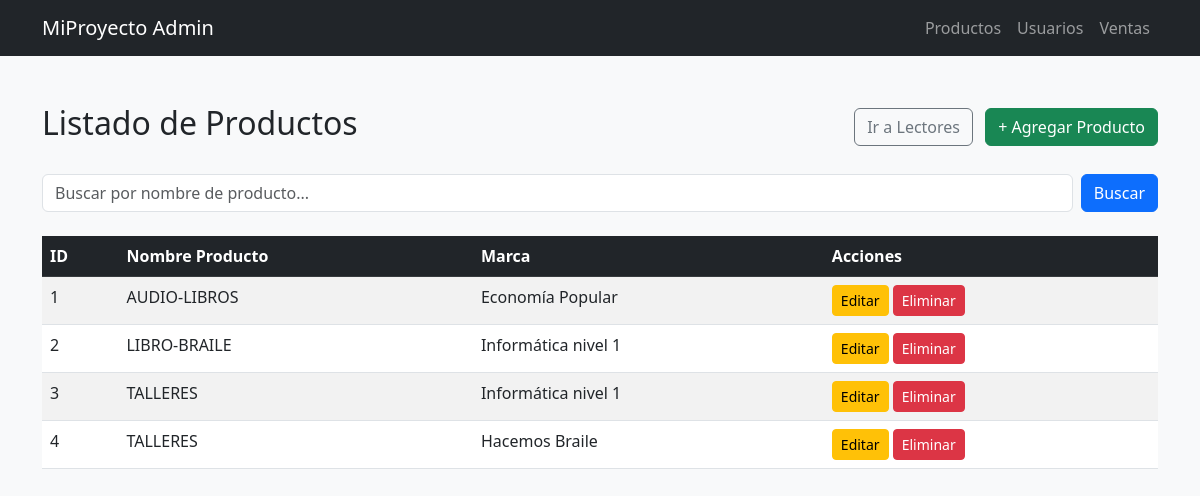
The page /gestion/productos/ on the database its author committed.
### Administrador/models.py (models this page shows, shortened)
class Productos(models.Model):
    nombre_producto = models.CharField(max_length=30)
    marca_producto = models.CharField(max_length=20)

### Administrador/views.py (the view)
# urls.py: path('productos/', views.productos, name='listar_productos'),
def productos(request):
    lista_productos = Productos.objects.all()
    return render(request, 'administrador/productos.html', {'productos': lista_productos})

### Administrador/templates/administrador/productos.html (shortened to what this page needs)
{% extends 'administrador/base.html' %}
{% block content %}
<div class="py-4">
    <div class="d-flex justify-content-between align-items-center mb-4">
        <h2>Listado de Productos</h2>
        <div>
            <a href="{% url 'listar_lectores' %}" class="btn btn-outline-secondary me-2">Ir a Lectores</a>
            <a href="{% url 'crear_producto' %}" class="btn btn-success">+ Agregar Producto</a>
        </div>
    </div>
    <form method="GET" class="mb-4 d-flex gap-2">
        <input type="text" name="busqueda" class="form-control" placeholder="Buscar por nombre de producto..." value="{{ busqueda }}">
        <button type="submit" class="btn btn-primary">Buscar</button>
    </form>
    <table class="table table-striped table-hover">
        <thead class="table-dark">
            <tr>
                <th>ID</th>
                <th>Nombre Producto</th>
                <th>Marca</th>
                <th>Acciones</th>
            </tr>
        </thead>
        <tbody>
            {% for producto in productos %}
            <tr>
                <td>{{ producto.id }}</td>
                <td>{{ producto.nombre_producto }}</td>
                <td>{{ producto.marca_producto }}</td>
                <td>
                    <a href="{% url 'editar_producto' producto.pk %}" class="btn btn-sm btn-warning">Editar</a>
                    <a href="{% url 'eliminar_producto' producto.pk %}" class="btn btn-sm btn-danger">Eliminar</a>
                </td>
            </tr>
            {% empty %}
            <tr>
                <td colspan="4" class="text-center text-muted">No se encontraron productos cargados.</td>
            </tr>
            {% endfor %}
        </tbody>
    </table>
</div>
{% endblock %}

### Administrador/templates/administrador/base.html (shortened to what this page needs)
<!DOCTYPE html>
<html lang="es">
<head>
    <link href="https://cdn.jsdelivr.net/npm/bootstrap@5.3.0/dist/css/bootstrap.min.css" rel="stylesheet">
</head>
<body class="bg-light">
    <nav class="navbar navbar-expand-lg navbar-dark bg-dark mb-4">
        <div class="container">
            <a class="navbar-brand" href="#">MiProyecto Admin</a>
            <div class="navbar-nav">
                <a class="nav-link" href="{% url 'listar_productos' %}">Productos</a>
                <a class="nav-link" href="{% url 'listar_usuarios' %}">Usuarios</a>
                <a class="nav-link" href="{% url 'listar_ventas' %}">Ventas</a>
            </div>
        </div>
    </nav>
    <div class="container">
        {% block content %}
        {% endblock %}
    </div>
</body>
</html>

### rows shown on the page
Productos: id "1", nombre_producto "AUDIO-LIBROS", marca_producto "Economía Popular"
Productos: id "2", nombre_producto "LIBRO-BRAILE", marca_producto "Informática nivel 1"
Productos: id "3", nombre_producto "TALLERES", marca_producto "Informática nivel 1"
Productos: id "4", nombre_producto "TALLERES", marca_producto "Hacemos Braile"
